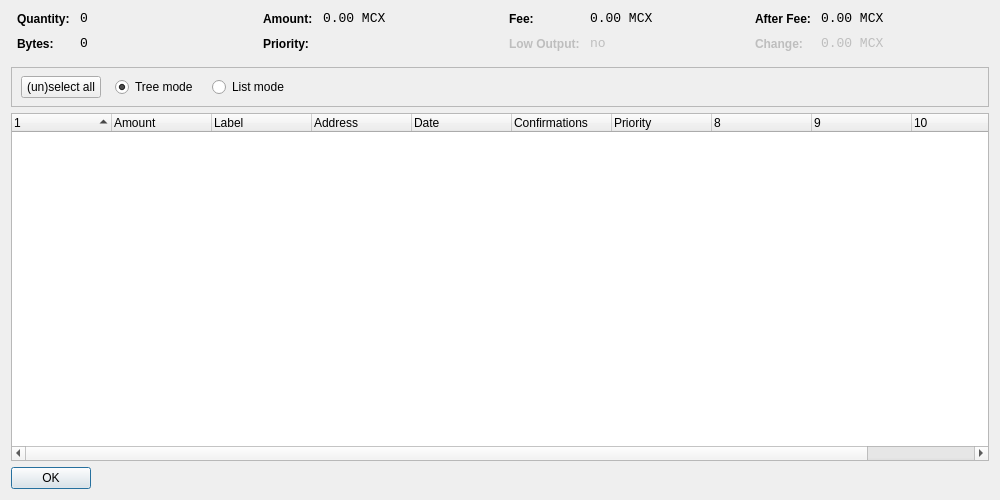
<?xml version="1.0" encoding="UTF-8"?>
<ui version="4.0">
 <class>CoinControlDialog</class>
 <widget class="QDialog" name="CoinControlDialog">
  <property name="geometry">
   <rect>
    <x>0</x>
    <y>0</y>
    <width>1000</width>
    <height>500</height>
   </rect>
  </property>
  <property name="windowTitle">
   <string>Coin Control</string>
  </property>
  <property name="styleSheet">
   <string notr="true">background-image: url(:/images/gr);</string>
  </property>
  <layout class="QVBoxLayout" name="verticalLayout">
   <item>
    <layout class="QHBoxLayout" name="horizontalLayoutTop" stretch="0,0,0,0">
     <property name="topMargin">
      <number>0</number>
     </property>
     <property name="bottomMargin">
      <number>10</number>
     </property>
     <item>
      <layout class="QFormLayout" name="formLayoutCoinControl1">
       <property name="horizontalSpacing">
        <number>10</number>
       </property>
       <property name="verticalSpacing">
        <number>10</number>
       </property>
       <property name="leftMargin">
        <number>6</number>
       </property>
       <property name="rightMargin">
        <number>6</number>
       </property>
       <item row="0" column="0">
        <widget class="QLabel" name="labelCoinControlQuantityText">
         <property name="styleSheet">
          <string notr="true">font-weight:bold;</string>
         </property>
         <property name="text">
          <string>Quantity:</string>
         </property>
        </widget>
       </item>
       <item row="0" column="1">
        <widget class="QLabel" name="labelCoinControlQuantity">
         <property name="font">
          <font>
           <family>Monospace</family>
           <pointsize>10</pointsize>
          </font>
         </property>
         <property name="cursor">
          <cursorShape>IBeamCursor</cursorShape>
         </property>
         <property name="contextMenuPolicy">
          <enum>Qt::ActionsContextMenu</enum>
         </property>
         <property name="text">
          <string notr="true">0</string>
         </property>
         <property name="textInteractionFlags">
          <set>Qt::LinksAccessibleByMouse|Qt::TextSelectableByKeyboard|Qt::TextSelectableByMouse</set>
         </property>
        </widget>
       </item>
       <item row="1" column="0">
        <widget class="QLabel" name="labelCoinControlBytesText">
         <property name="styleSheet">
          <string notr="true">font-weight:bold;</string>
         </property>
         <property name="text">
          <string>Bytes:</string>
         </property>
        </widget>
       </item>
       <item row="1" column="1">
        <widget class="QLabel" name="labelCoinControlBytes">
         <property name="font">
          <font>
           <family>Monospace</family>
           <pointsize>10</pointsize>
          </font>
         </property>
         <property name="cursor">
          <cursorShape>IBeamCursor</cursorShape>
         </property>
         <property name="contextMenuPolicy">
          <enum>Qt::ActionsContextMenu</enum>
         </property>
         <property name="text">
          <string notr="true">0</string>
         </property>
         <property name="textInteractionFlags">
          <set>Qt::LinksAccessibleByMouse|Qt::TextSelectableByKeyboard|Qt::TextSelectableByMouse</set>
         </property>
        </widget>
       </item>
      </layout>
     </item>
     <item>
      <layout class="QFormLayout" name="formLayoutCoinControl2">
       <property name="horizontalSpacing">
        <number>10</number>
       </property>
       <property name="verticalSpacing">
        <number>10</number>
       </property>
       <property name="leftMargin">
        <number>6</number>
       </property>
       <property name="rightMargin">
        <number>6</number>
       </property>
       <item row="0" column="0">
        <widget class="QLabel" name="labelCoinControlAmountText">
         <property name="styleSheet">
          <string notr="true">font-weight:bold;</string>
         </property>
         <property name="text">
          <string>Amount:</string>
         </property>
        </widget>
       </item>
       <item row="0" column="1">
        <widget class="QLabel" name="labelCoinControlAmount">
         <property name="font">
          <font>
           <family>Monospace</family>
           <pointsize>10</pointsize>
          </font>
         </property>
         <property name="cursor">
          <cursorShape>IBeamCursor</cursorShape>
         </property>
         <property name="contextMenuPolicy">
          <enum>Qt::ActionsContextMenu</enum>
         </property>
         <property name="text">
          <string notr="true">0.00 MCX</string>
         </property>
         <property name="textInteractionFlags">
          <set>Qt::LinksAccessibleByMouse|Qt::TextSelectableByKeyboard|Qt::TextSelectableByMouse</set>
         </property>
        </widget>
       </item>
       <item row="1" column="0">
        <widget class="QLabel" name="labelCoinControlPriorityText">
         <property name="styleSheet">
          <string notr="true">font-weight:bold;</string>
         </property>
         <property name="text">
          <string>Priority:</string>
         </property>
        </widget>
       </item>
       <item row="1" column="1">
        <widget class="QLabel" name="labelCoinControlPriority">
         <property name="font">
          <font>
           <family>Monospace</family>
           <pointsize>10</pointsize>
          </font>
         </property>
         <property name="cursor">
          <cursorShape>IBeamCursor</cursorShape>
         </property>
         <property name="contextMenuPolicy">
          <enum>Qt::ActionsContextMenu</enum>
         </property>
         <property name="text">
          <string/>
         </property>
         <property name="textInteractionFlags">
          <set>Qt::LinksAccessibleByMouse|Qt::TextSelectableByKeyboard|Qt::TextSelectableByMouse</set>
         </property>
        </widget>
       </item>
      </layout>
     </item>
     <item>
      <layout class="QFormLayout" name="formLayoutCoinControl3">
       <property name="horizontalSpacing">
        <number>10</number>
       </property>
       <property name="verticalSpacing">
        <number>10</number>
       </property>
       <property name="leftMargin">
        <number>6</number>
       </property>
       <property name="rightMargin">
        <number>6</number>
       </property>
       <item row="0" column="0">
        <widget class="QLabel" name="labelCoinControlFeeText">
         <property name="styleSheet">
          <string notr="true">font-weight:bold;</string>
         </property>
         <property name="text">
          <string>Fee:</string>
         </property>
        </widget>
       </item>
       <item row="0" column="1">
        <widget class="QLabel" name="labelCoinControlFee">
         <property name="font">
          <font>
           <family>Monospace</family>
           <pointsize>10</pointsize>
          </font>
         </property>
         <property name="cursor">
          <cursorShape>IBeamCursor</cursorShape>
         </property>
         <property name="contextMenuPolicy">
          <enum>Qt::ActionsContextMenu</enum>
         </property>
         <property name="text">
          <string notr="true">0.00 MCX</string>
         </property>
         <property name="textInteractionFlags">
          <set>Qt::LinksAccessibleByMouse|Qt::TextSelectableByKeyboard|Qt::TextSelectableByMouse</set>
         </property>
        </widget>
       </item>
       <item row="1" column="0">
        <widget class="QLabel" name="labelCoinControlLowOutputText">
         <property name="enabled">
          <bool>false</bool>
         </property>
         <property name="styleSheet">
          <string notr="true">font-weight:bold;</string>
         </property>
         <property name="text">
          <string>Low Output:</string>
         </property>
        </widget>
       </item>
       <item row="1" column="1">
        <widget class="QLabel" name="labelCoinControlLowOutput">
         <property name="enabled">
          <bool>false</bool>
         </property>
         <property name="font">
          <font>
           <family>Monospace</family>
           <pointsize>10</pointsize>
          </font>
         </property>
         <property name="cursor">
          <cursorShape>IBeamCursor</cursorShape>
         </property>
         <property name="contextMenuPolicy">
          <enum>Qt::ActionsContextMenu</enum>
         </property>
         <property name="text">
          <string notr="true">no</string>
         </property>
         <property name="textInteractionFlags">
          <set>Qt::LinksAccessibleByMouse|Qt::TextSelectableByKeyboard|Qt::TextSelectableByMouse</set>
         </property>
        </widget>
       </item>
      </layout>
     </item>
     <item>
      <layout class="QFormLayout" name="formLayoutCoinControl4">
       <property name="horizontalSpacing">
        <number>10</number>
       </property>
       <property name="verticalSpacing">
        <number>10</number>
       </property>
       <property name="leftMargin">
        <number>6</number>
       </property>
       <property name="rightMargin">
        <number>6</number>
       </property>
       <item row="0" column="0">
        <widget class="QLabel" name="labelCoinControlAfterFeeText">
         <property name="styleSheet">
          <string notr="true">font-weight:bold;</string>
         </property>
         <property name="text">
          <string>After Fee:</string>
         </property>
        </widget>
       </item>
       <item row="0" column="1">
        <widget class="QLabel" name="labelCoinControlAfterFee">
         <property name="font">
          <font>
           <family>Monospace</family>
           <pointsize>10</pointsize>
          </font>
         </property>
         <property name="cursor">
          <cursorShape>IBeamCursor</cursorShape>
         </property>
         <property name="contextMenuPolicy">
          <enum>Qt::ActionsContextMenu</enum>
         </property>
         <property name="text">
          <string notr="true">0.00 MCX</string>
         </property>
         <property name="textInteractionFlags">
          <set>Qt::LinksAccessibleByMouse|Qt::TextSelectableByKeyboard|Qt::TextSelectableByMouse</set>
         </property>
        </widget>
       </item>
       <item row="1" column="0">
        <widget class="QLabel" name="labelCoinControlChangeText">
         <property name="enabled">
          <bool>false</bool>
         </property>
         <property name="styleSheet">
          <string notr="true">font-weight:bold;</string>
         </property>
         <property name="text">
          <string>Change:</string>
         </property>
        </widget>
       </item>
       <item row="1" column="1">
        <widget class="QLabel" name="labelCoinControlChange">
         <property name="enabled">
          <bool>false</bool>
         </property>
         <property name="font">
          <font>
           <family>Monospace</family>
           <pointsize>10</pointsize>
          </font>
         </property>
         <property name="cursor">
          <cursorShape>IBeamCursor</cursorShape>
         </property>
         <property name="contextMenuPolicy">
          <enum>Qt::ActionsContextMenu</enum>
         </property>
         <property name="text">
          <string notr="true">0.00 MCX</string>
         </property>
         <property name="textInteractionFlags">
          <set>Qt::LinksAccessibleByMouse|Qt::TextSelectableByKeyboard|Qt::TextSelectableByMouse</set>
         </property>
        </widget>
       </item>
      </layout>
     </item>
    </layout>
   </item>
   <item>
    <widget class="QFrame" name="frame">
     <property name="minimumSize">
      <size>
       <width>0</width>
       <height>40</height>
      </size>
     </property>
     <property name="frameShape">
      <enum>QFrame::StyledPanel</enum>
     </property>
     <property name="frameShadow">
      <enum>QFrame::Sunken</enum>
     </property>
     <widget class="QWidget" name="horizontalLayoutWidget">
      <property name="geometry">
       <rect>
        <x>10</x>
        <y>0</y>
        <width>781</width>
        <height>41</height>
       </rect>
      </property>
      <layout class="QHBoxLayout" name="horizontalLayoutPanel" stretch="0,0,0,0">
       <property name="spacing">
        <number>14</number>
       </property>
       <item>
        <widget class="QPushButton" name="pushButtonSelectAll">
         <property name="sizePolicy">
          <sizepolicy hsizetype="Maximum" vsizetype="Fixed">
           <horstretch>0</horstretch>
           <verstretch>0</verstretch>
          </sizepolicy>
         </property>
         <property name="text">
          <string>(un)select all</string>
         </property>
        </widget>
       </item>
       <item>
        <widget class="QRadioButton" name="radioTreeMode">
         <property name="sizePolicy">
          <sizepolicy hsizetype="Maximum" vsizetype="Fixed">
           <horstretch>0</horstretch>
           <verstretch>0</verstretch>
          </sizepolicy>
         </property>
         <property name="text">
          <string>Tree mode</string>
         </property>
         <property name="checked">
          <bool>true</bool>
         </property>
        </widget>
       </item>
       <item>
        <widget class="QRadioButton" name="radioListMode">
         <property name="sizePolicy">
          <sizepolicy hsizetype="Maximum" vsizetype="Fixed">
           <horstretch>0</horstretch>
           <verstretch>0</verstretch>
          </sizepolicy>
         </property>
         <property name="text">
          <string>List mode</string>
         </property>
        </widget>
       </item>
       <item>
        <spacer name="horizontalSpacer">
         <property name="orientation">
          <enum>Qt::Horizontal</enum>
         </property>
         <property name="sizeHint" stdset="0">
          <size>
           <width>40</width>
           <height>20</height>
          </size>
         </property>
        </spacer>
       </item>
      </layout>
     </widget>
    </widget>
   </item>
   <item>
    <widget class="CoinControlTreeWidget" name="treeWidget">
     <property name="contextMenuPolicy">
      <enum>Qt::CustomContextMenu</enum>
     </property>
     <property name="sortingEnabled">
      <bool>false</bool>
     </property>
     <property name="columnCount">
      <number>11</number>
     </property>
     <attribute name="headerShowSortIndicator" stdset="0">
      <bool>true</bool>
     </attribute>
     <attribute name="headerStretchLastSection">
      <bool>false</bool>
     </attribute>
     <column>
      <property name="text">
       <string/>
      </property>
     </column>
     <column>
      <property name="text">
       <string>Amount</string>
      </property>
     </column>
     <column>
      <property name="text">
       <string>Label</string>
      </property>
     </column>
     <column>
      <property name="text">
       <string>Address</string>
      </property>
     </column>
     <column>
      <property name="text">
       <string>Date</string>
      </property>
     </column>
     <column>
      <property name="text">
       <string>Confirmations</string>
      </property>
      <property name="toolTip">
       <string>Confirmed</string>
      </property>
     </column>
     <column>
      <property name="text">
       <string>Priority</string>
      </property>
     </column>
     <column>
      <property name="text">
       <string/>
      </property>
     </column>
     <column>
      <property name="text">
       <string/>
      </property>
     </column>
     <column>
      <property name="text">
       <string/>
      </property>
     </column>
     <column>
      <property name="text">
       <string/>
      </property>
     </column>
    </widget>
   </item>
   <item>
    <widget class="QDialogButtonBox" name="buttonBox">
     <property name="sizePolicy">
      <sizepolicy hsizetype="Maximum" vsizetype="Fixed">
       <horstretch>0</horstretch>
       <verstretch>0</verstretch>
      </sizepolicy>
     </property>
     <property name="orientation">
      <enum>Qt::Horizontal</enum>
     </property>
     <property name="standardButtons">
      <set>QDialogButtonBox::Ok</set>
     </property>
    </widget>
   </item>
  </layout>
 </widget>
 <customwidgets>
  <customwidget>
   <class>CoinControlTreeWidget</class>
   <extends>QTreeWidget</extends>
   <header>coincontroltreewidget.h</header>
  </customwidget>
 </customwidgets>
 <resources/>
 <connections/>
</ui>
